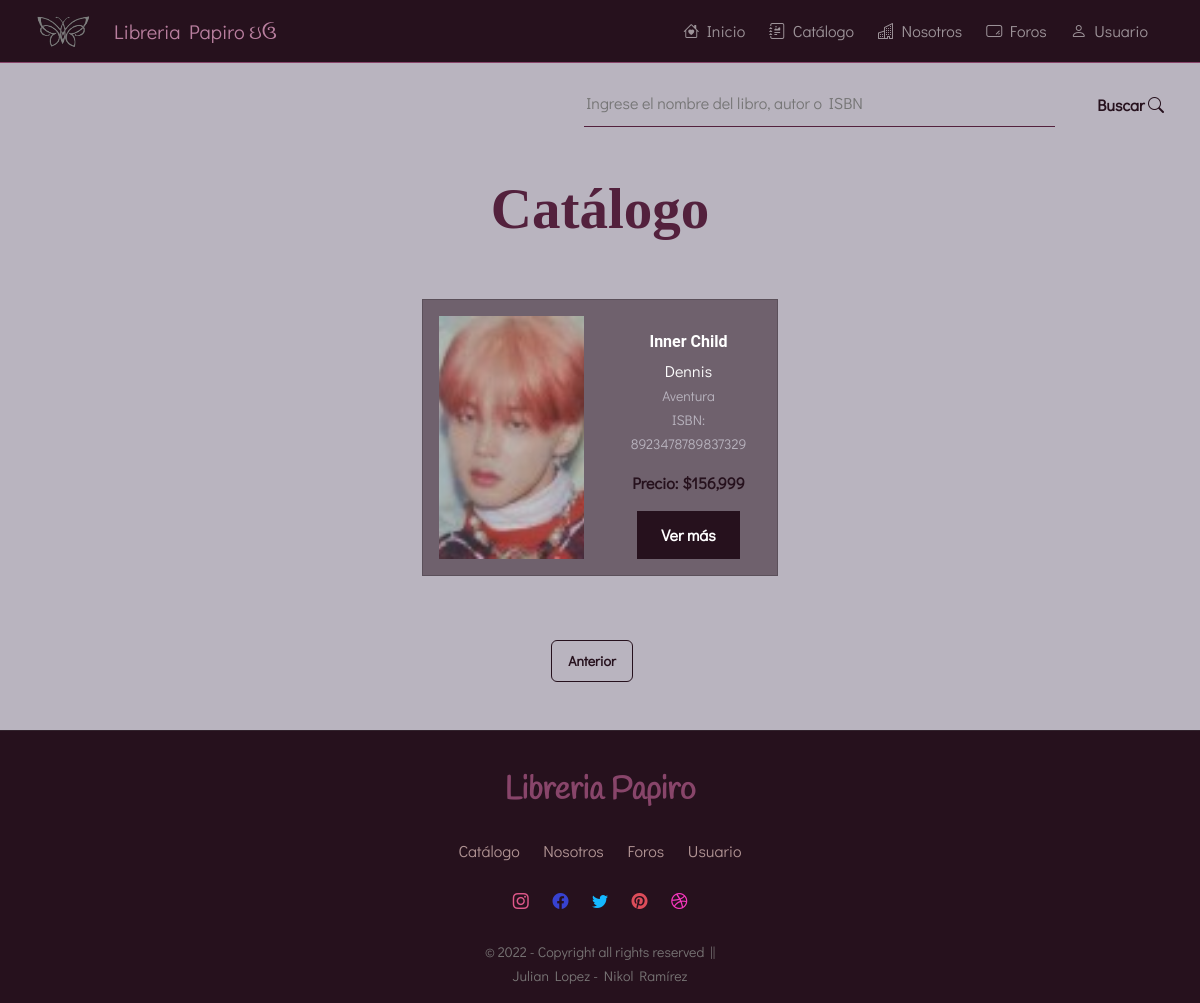
The page /vistas/libreria/catalogo.php?pagina=producto&p=3 on the database its author committed.
### tables this page shows
CREATE TABLE `libro` (
  `idLibro` int(11) NOT NULL,
  `nombreLibro` varchar(25) NOT NULL,
  `autor` varchar(70) NOT NULL,
  `descripcionLibro` text NOT NULL,
  `precioLibro` int(20) NOT NULL,
  `cantidad` int(3) NOT NULL,
  `idEditorial` int(11) NOT NULL,
  `paginas` varchar(25) NOT NULL,
  `publicacion` varchar(25) DEFAULT NULL,
  `idPais` int(11) DEFAULT NULL,
  `idTematica` int(11) NOT NULL,
  `ISBN` varchar(25) NOT NULL,
  `idCategoria` int(11) NOT NULL,
  `idEstado` int(11) NOT NULL,
  `img` varchar(40) NOT NULL
);

CREATE TABLE `categoria` (
  `idCategoria` int(11) NOT NULL,
  `categoria` varchar(25) NOT NULL
);

### vistas/libreria/catalogo.php (the view, shortened to what this page needs)
<?php
    $conn = new Configuracion2();
    $con = $conn->conexion();
    $limite = 9;
    $paginaActual = isset($_GET['p']) && is_numeric($_GET['p']) ? (int)$_GET['p']: 1;
    $stmt = $con -> prepare("SELECT libro.idLibro, libro.nombreLibro,  libro.autor, libro.precioLibro, libro.descripcionLibro, libro.ISBN, categoria.categoria, libro.img
    FROM libro INNER JOIN categoria ON libro.idCategoria = categoria.idCategoria
    WHERE idEstado='1' LIMIT ?,?;");
    $stmt -> bindValue(1, ($paginaActual - 1)* $limite, PDO::PARAM_INT);
    $stmt -> bindValue(2, $limite, PDO::PARAM_INT);
    $stmt -> execute();
    $pr = $stmt -> fetchAll(PDO::FETCH_ASSOC);
?>
<!DOCTYPE html>
<html lang="es">
<head>
    <link rel="stylesheet" href="../../css/custom.css">
    <link rel="stylesheet" href="../../css/style.css">
    <link href="../../libs/bootstrap-icons/bootstrap-icons.css" rel="stylesheet">
</head>
<body class="bg-secondary">
    <?php include '../../modules/menu-footer.php'; ?>
    <?= menu("../.."); ?>
    <div class="container-fluid text-light">
        <div class="row">
            <div class=" text-end mt-3">
                <input style="width: 40%; height: 100%; border: transparent; border-bottom: #53213d solid 1px; margin-right: 15px; background:none;" type="text" name="buscar" id="buscar" placeholder="Ingrese el nombre del libro, autor o ISBN" >
                <a class="btn btn-outline-primary rounded" style="margin-top: 0;" href="">Buscar <i class="bi bi-search"></i></a>
            </div>
        </div>
    </div>
    <h1 id="Titulo1" class="mt-5 text-center"> Catálogo </h1>
    <div class="container-fluid mb-5">
            <div class="container">
                <div class="row justify-content-center" id="contenedor">
                    <?php
                    foreach ($pr as $row):
                    ?>
                        <div class="col-md-4 mb-3 mt-5 text-center">
                            <div class="card bg-primary bg-opacity-50 h-100" style="object-fit: cover;">
                                <div class="row g-0" style="height: 100% ; object-fit: cover;">
                                    <div class="col-lg-6">
                                        <div class="p-3" style="height: 100%; object-fit: cover;">
                                            <img class="img-fluid h-100" style="height:100%; object-fit: cover;" src="../../admin/codigo/inventario<?php echo $row['img']; ?>" alt="<?php echo $row['nombreLibro']; ?>">
                                        </div>
                                    </div>
                                    <div class="col-lg-6">
                                        <div class="card-body">
                                            <p class="card-title text-white mt-3 h5"><?php echo $row['nombreLibro']; ?></p>
                                            <span class="card-title text-white"><?php echo $row['autor']; ?></span>
                                            <p class="card-text text-secondary"><small class=""> <?php echo $row['categoria']; ?> </small> <br>
                                            <small class="text"> ISBN: <?php echo $row['ISBN']; ?> </small></p>
                                            <p class="card-text"><span class="text-primary"><b>Precio: $<?php echo  number_format($row['precioLibro']); ?></b> </span></p>
                                            <a type="button" href="descripcion.php?id=<?php echo $row['idLibro']; ?>" value="Ver más" class="btn btn-primary"> Ver más </a>
                                        </div>
                                    </div>
                                </div>
                            </div>
                        </div>
                    <?php
                 endforeach; ?>
                </div>
            </div>
        <div class="container mt-5 text-center">
            <ul class="pagination justify-content-center">
                <?php if($paginaActual > 1): ?>
                <li class="page-item me-3">
                    <a class="rounded btn btn-outline-primary border border-primary btn-sm" href="catalogo.php?pagina=producto&p=<?php echo $paginaActual-1; ?>"> Anterior </a>
                </li>
                <?php endif ?>
            </ul>
        </div>
    </div>
    <?= footer(); ?>
</body>
</html>

### css/style.css (style rules this page uses)
body { font-family: "Roboto", -apple-system, BlinkMacSystemFont, "Segoe UI", Roboto, "Helvetica Neue", Arial, "Noto Sans", sans-serif, "Apple Color Emoji", "Segoe UI Emoji", "Segoe UI Symbol", "Noto Color Emoji"; }
h1, h2, h3, h4, h5, h6, .h1, .h2, .h3, .h4, .h5, .h6 { font-family: "Roboto", -apple-system, BlinkMacSystemFont, "Segoe UI", Roboto, "Helvetica Neue", Arial, "Noto Sans", sans-serif, "Apple Color Emoji", "Segoe UI Emoji", "Segoe UI Symbol", "Noto Color Emoji"; }
a { -webkit-transition: .3s all ease; -o-transition: .3s all ease; transition: .3s all ease; }
a, a:hover { text-decoration: none !important; }

### rows shown on the page
libro: img (picture), nombreLibro "Inner Child", autor "Dennis", idCategoria.categoria "Aventura", ISBN "8923478789837329", precioLibro "156,999"
